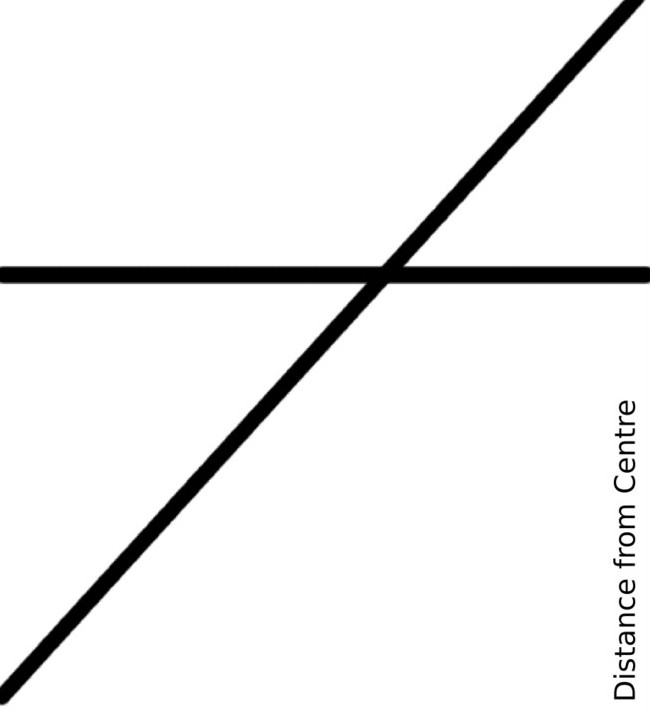
#> input picture TP4/assets/lineas.jpg, 650 x 714 px, found by its file name
$ python houghLine.py
#> lines starting #> are read from the running program, lines starting #| are printed output that depends on the picture; after the words box and inside, x2 and y2 are one past the last pixel; in counts of white or black regions, pixels touching at a corner belong together
import cv2
import numpy as np

# Leer la imagen
img = cv2.imread('./assets/lineas.jpg')
#> img is the input picture: shape (714, 650, 3); mean B, G, R 240, 240, 240

# Convertir la imagen a escala de grises
gray = cv2.cvtColor(img, cv2.COLOR_BGR2GRAY)

# Aplicar detección de bordes con Canny
edges = cv2.Canny(gray, 50, 150, apertureSize = 3)
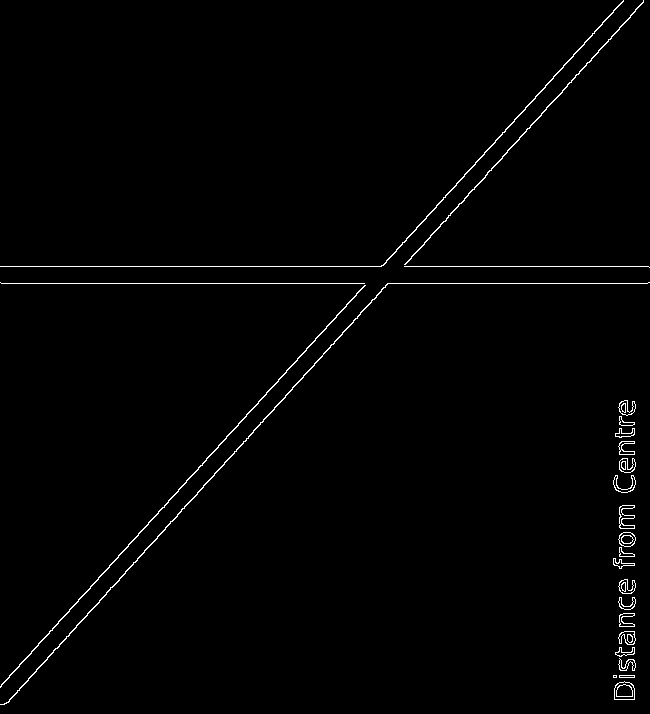
#> edges: shape (714, 650); 1.1% white in thin lines or dots

# Aplicar la Transformada de Hough
lines = cv2.HoughLines(edges, 1, np.pi/180, 200)
#> lines = [[266, 1.57], [283, 1.57], [476, 0.733], [460, 0.733], [462, 0.733]]

# Dibujar las líneas
for rho,theta in lines[0]:
    a = np.cos(theta)
    b = np.sin(theta)
    x0 = a*rho
    y0 = b*rho
    x1 = int(x0 + 1000*(-b))
    y1 = int(y0 + 1000*(a))
    x2 = int(x0 - 1000*(-b))
    y2 = int(y0 - 1000*(a))

    cv2.line(img,(x1,y1),(x2,y2),(0,0,255),2)
#> this loop made 1 pass
#> (rho, theta, a, b, x0, y0, x1, y1) on pass 1: (266, 1.57, -4.37e-08, 1, -1.16e-05, 266, -1000, 265)
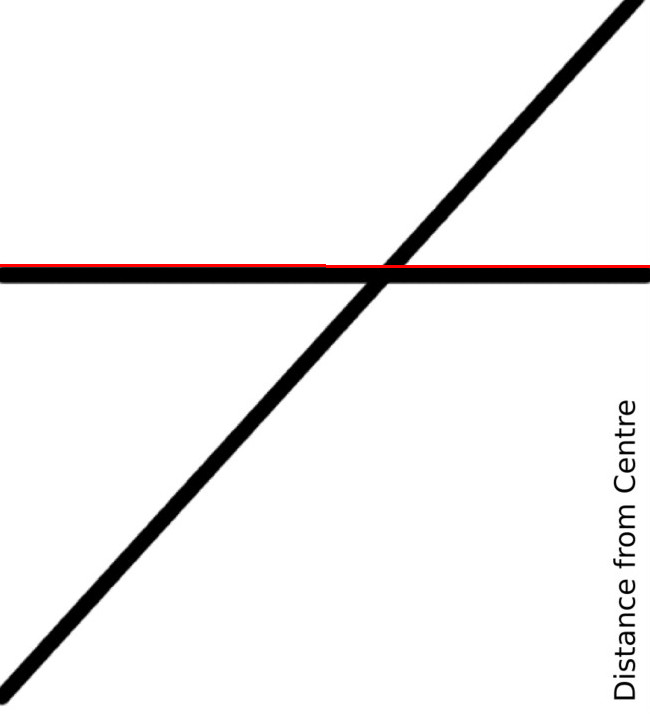
#> img: shape (714, 650, 3); 0.42% of pixels changed, all inside (x1, y1, x2, y2) = (0, 264, 650, 268)

cv2.imshow('image', img)
cv2.waitKey(0)
cv2.destroyAllWindows()

$ run again, with TP4/assets/circle.png saved as TP4/assets/lineas.jpg
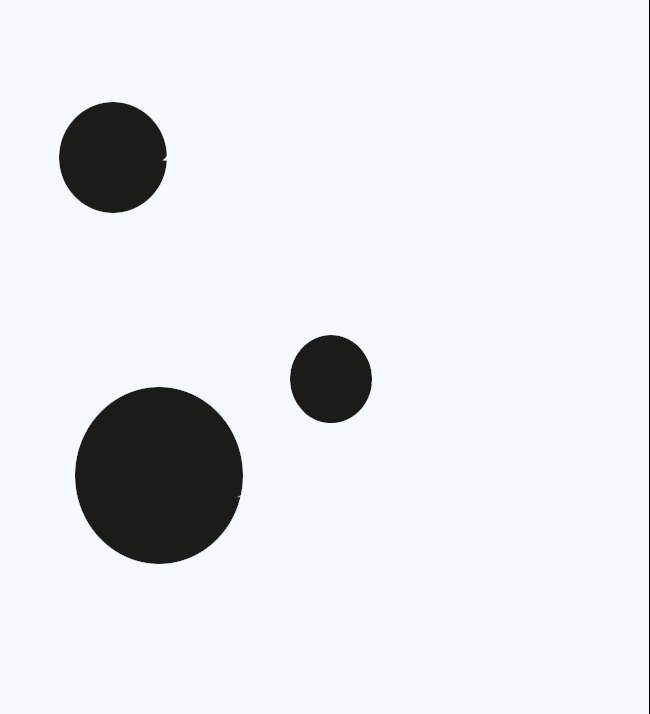
#> input picture TP4/assets/circle.png, 650 x 714 px, found by its file name
#> img is the input picture: shape (714, 650, 3); mean B, G, R 232.9, 230.3, 226.7
#> `edges = cv2.Canny(gray, 50, 150, apertureSize = 3)`:
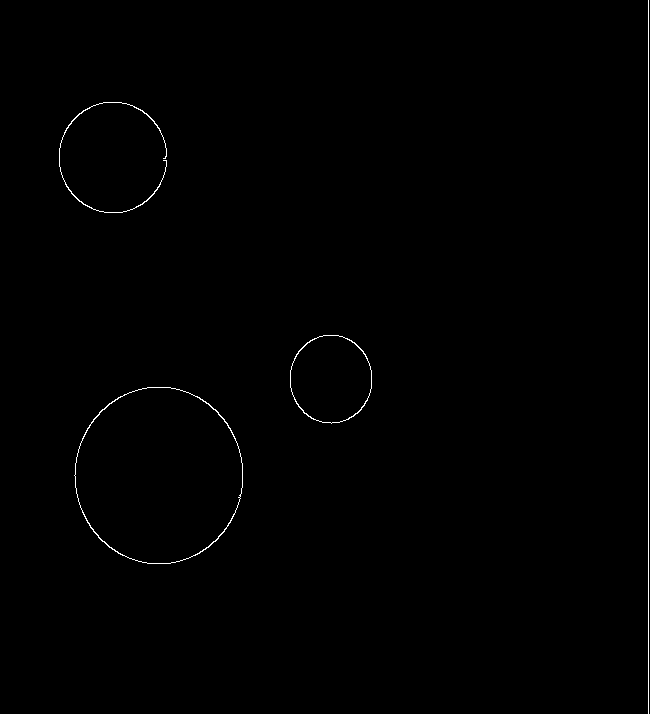
#> edges: shape (714, 650); 0.44% white in thin lines or dots
#> lines = [[648, 0]]
#> the loop `for rho,theta in lines[0]:` made 1 pass
#> (rho, theta, a, b, x0, y0, x1, y1) on pass 1: (648, 0, 1, 0, 648, 0, 648, 1000)
#> after the loop `for rho,theta in lines[0]:`:
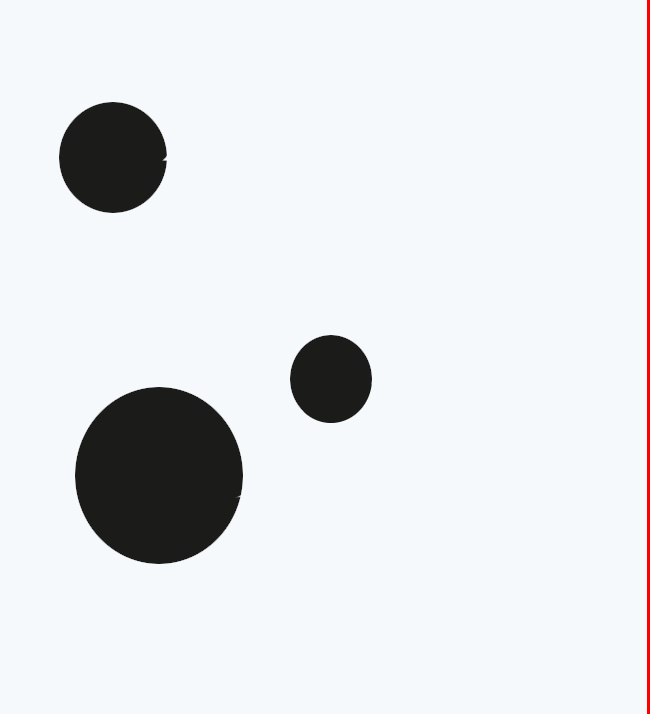
#> img: shape (714, 650, 3); 0.46% of pixels changed, all inside (x1, y1, x2, y2) = (647, 0, 650, 714)
